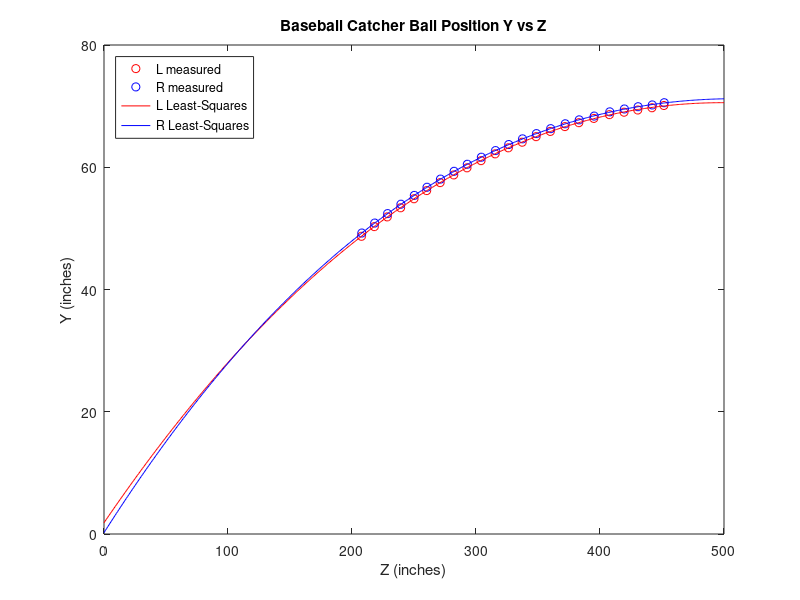
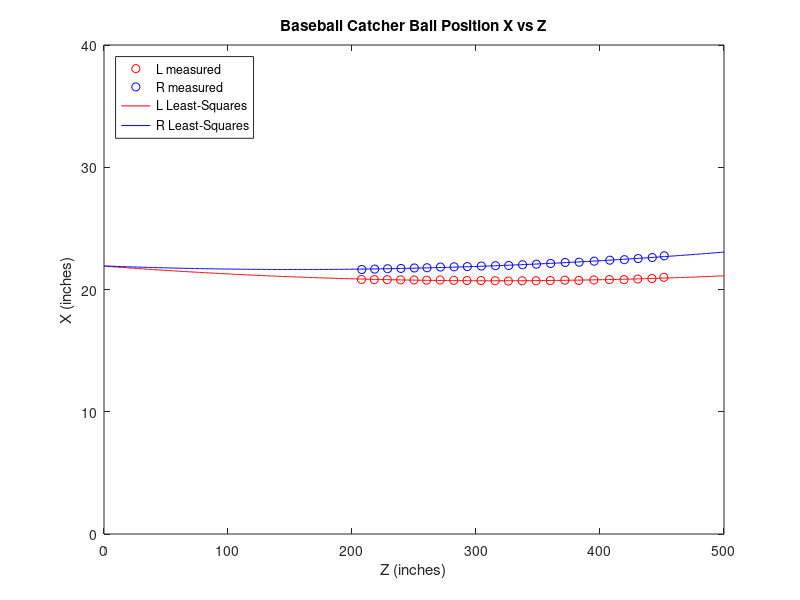
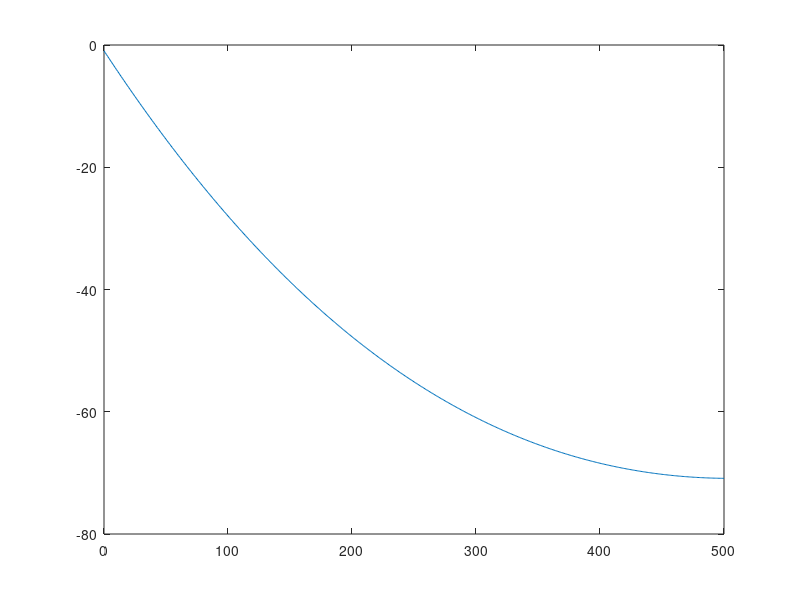

These charts were generated, in order, by the following MATLAB code:
clc;
clear;
close all

%copy the data from the text file
ballLeft = [20.998272, -70.10556, 451.49707; 20.895863, -69.732849, 441.85989; 20.858398, -69.365768, 430.45032; 20.807816, -69.005615, 419.39008; 20.811077, -68.606094, 407.59512; 20.780218, -67.992706, 395.02051; 20.74416, -67.291489, 382.91241; 20.760542, -66.649918, 371.66586; 20.726521, -65.863373, 359.93286; 20.71143, -65.004196, 348.45673; 20.711967, -64.097397, 337.2431; 20.692575, -63.17981, 326.09348; 20.716663, -62.19228, 315.45691; 20.732117, -61.079086, 304.05185; 20.733126, -59.907082, 292.73041; 20.751659, -58.746742, 282.06287; 20.778126, -57.484322, 271.06976; 20.76363, -56.181557, 260.20047; 20.781929, -54.846069, 250.00055; 20.785576, -53.369766, 239.17293; 20.804867, -51.879154, 228.42996; 20.813486, -50.286671, 218.02133; 20.821774, -48.705929, 207.63229];
ballRight = [22.754044, -70.557632, 451.78183; 22.614429, -70.192627, 442.14465; 22.532917, -69.903008, 430.73508; 22.439636, -69.531128, 419.67484; 22.39736, -69.06324, 407.87988; 22.317957, -68.373146, 395.30527; 22.235153, -67.755196, 383.19717; 22.208117, -67.110977, 371.95062; 22.128799, -66.313057, 360.21762; 22.069403, -65.502815, 348.74149; 22.026649, -64.646713, 337.52786; 21.964214, -63.714439, 326.37823; 21.947235, -62.72588, 315.74167; 21.918659, -61.640541, 304.33661; 21.875961, -60.488579, 293.01517; 21.853313, -59.337975, 282.34763; 21.837337, -58.059456, 271.35452; 21.78088, -56.728172, 260.48523; 21.7598, -55.395535, 250.28532; 21.721647, -53.953285, 239.4577; 21.699465, -52.417751, 228.71474; 21.6679, -50.870342, 218.30611; 21.636078, -49.240108, 207.91707];

ballLeft_x = ballLeft(:,1);
ballLeft_y = -ballLeft(:,2);
ballLeft_z = ballLeft(:,3);

ballRight_x = ballRight(:,1);
ballRight_y = -ballRight(:,2);
ballRight_z = ballRight(:,3);

ballAll_x = [ballLeft_x; ballRight_x];
ballAll_y = [ballLeft_y; ballRight_y];
ballAll_z = [ballLeft_z; ballRight_z];
%use least squares to fit a parabola to the Y Z data

%y = ax^2 + bx + c;

A_left = [ballLeft_z.^3, ballLeft_z.^2, ballLeft_z, ones(23,1)];
b_left = [ballLeft_y];

A_right = [ballRight_z.^3, ballRight_z.^2, ballRight_z, ones(23,1)];
b_right = [ballRight_y];

A_all = [ballAll_z.^3, ballAll_z.^2, ballAll_z, ones(46,1)]
b_all = [ballAll_y];

%least squares pseudo inverse
x_left = (A_left'*A_left)\A_left'*b_left
x_right = (A_right'*A_right)\A_right'*b_right
x_all = (A_all'*A_all)\A_all'*b_all
x_all_cpp = [-1.2633589e-07;
            0.0004016856;
            -0.30914328;
            -0.95018423]

t = 0:1:500;
for i=1:length(t)
    y_left(i) = x_left(1,1)*t(i)^3 + x_left(2,1)*t(i)^2 + x_left(3,1)*t(i) + x_left(4,1);
    y_right(i) = x_right(1,1)*t(i)^3 + x_right(2,1)*t(i)^2 + x_right(3,1)*t(i) + x_right(4,1);
    y_all(i) = x_all(1,1)*t(i)^3 + x_all(2,1)*t(i)^2 + x_all(3,1)*t(i) + x_all(4,1);
    y_all_cpp(i) = x_all_cpp(1,1)*t(i)^3 + x_all_cpp(2,1)*t(i)^2 + x_all_cpp(3,1)*t(i) + x_all_cpp(4,1);
end


%use least squares to fit a parabola to the X Z data

%y = ax^2 + bx + c;

A_left_x = [ballLeft_z.^2, ballLeft_z, ones(23,1)];
b_left_x = [ballLeft_x];

A_right_x = [ballRight_z.^2, ballRight_z, ones(23,1)];
b_right_x = [ballRight_x];

%least squares pseudo inverse
x_left_x = (A_left_x'*A_left_x)\A_left_x'*b_left_x;
x_right_x = (A_right_x'*A_right_x)\A_right_x'*b_right_x;

for i=1:length(t)
    y_left_x(i) = x_left_x(1,1)*t(i)^2 + x_left_x(2,1)*t(i) + x_left_x(3,1);
    y_right_x(i) = x_right_x(1,1)*t(i)^2 + x_right_x(2,1)*t(i) + x_right_x(3,1);
end


figure(1)
plot(ballLeft_z,ballLeft_y,'ro',ballRight_z,ballRight_y,'bo',t,y_left,'r',t,y_right,'b',t,y_all_cpp,'g')
axis([0,500,0,80])
xlabel('Z (inches)')
ylabel('Y (inches)')
title('Baseball Catcher Ball Position Y vs Z')
legend('L measured','R measured', 'L Least-Squares', 'R Least-Squares', 'Location','northwest')

figure(2)
plot(ballLeft_z,ballLeft_x,'ro',ballRight_z,ballRight_x,'bo',t,y_left_x,'r',t,y_right_x,'b')
axis([0,500,0,40])
xlabel('Z (inches)')
ylabel('X (inches)')
title('Baseball Catcher Ball Position X vs Z')
legend('L measured','R measured', 'L Least-Squares', 'R Least-Squares','Location','northwest')


figure(3)
plot(t,y_all_cpp)

figure(4)


